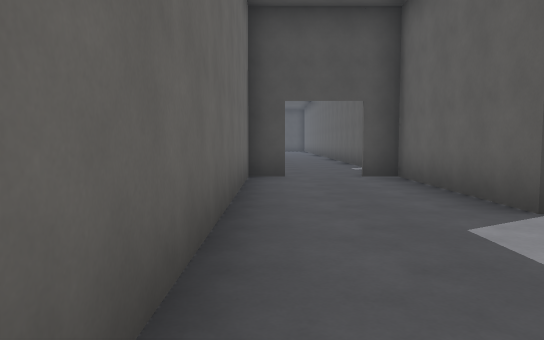
[1] (above)

24 first-person views from a walk through a 3-D level made in the Godot game engine. The camera is 1.3 m above the floor, tilts 4° down and sees 70° across. Doors that lead somewhere are drawn open, without their leaves. The floor is counted in squares, 2 m on a side. Each view is taken from the middle of a square. On the plan, view 1 faces up. The plan holds only what a view shows up to about 11 squares ahead; the rest is blank. The place goes on beyond the plan. Surface patterns are stand-ins for the level's own textures.

[2]
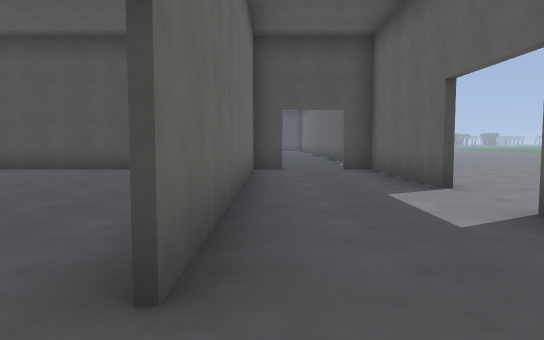

[3]
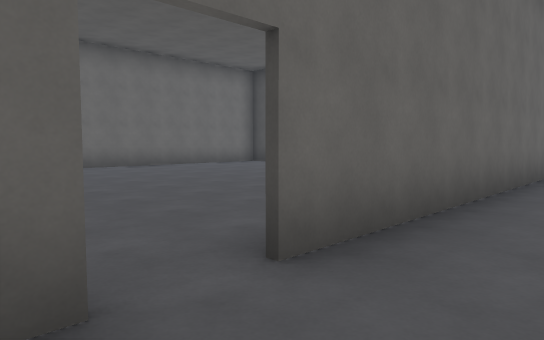

[4]
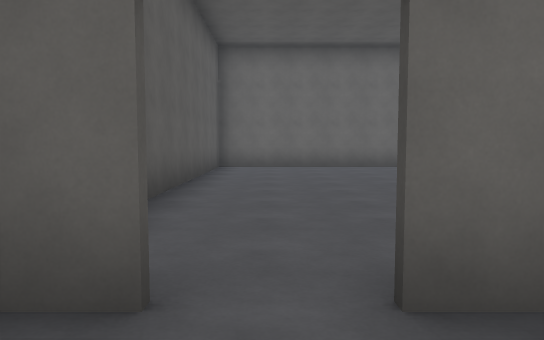

[5]
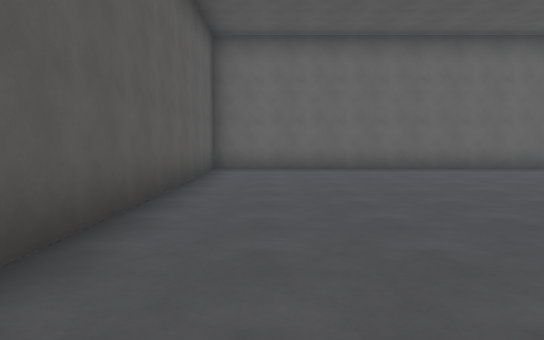

[6]
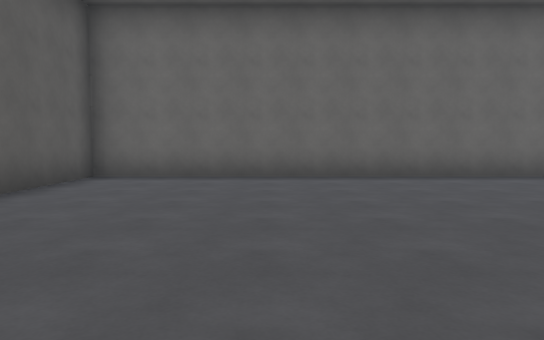

[7]
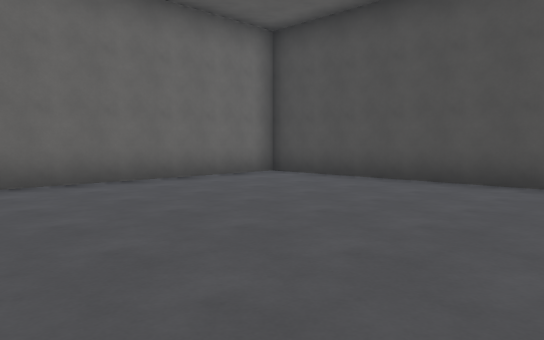

[8]
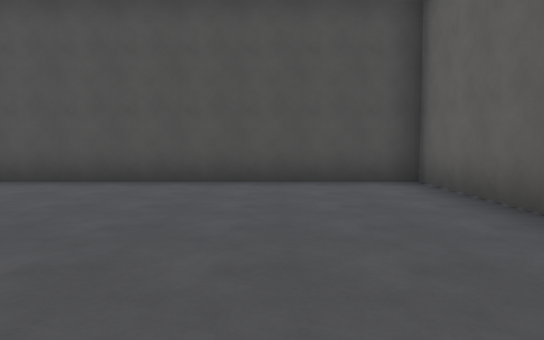

[9]
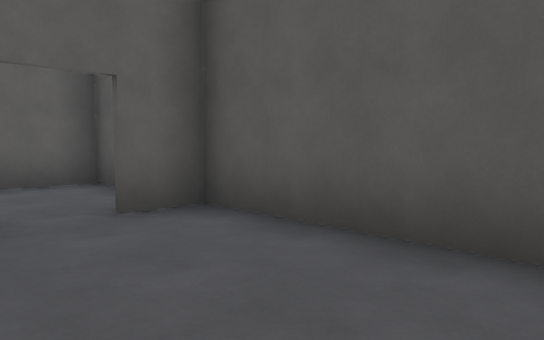

[10]
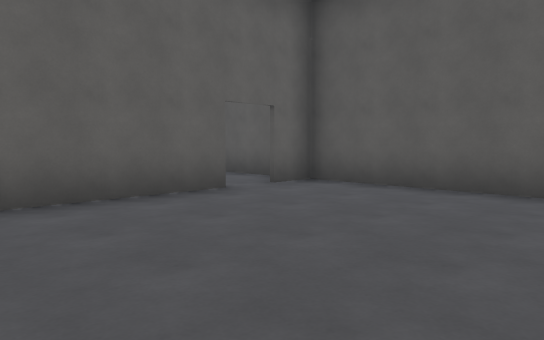

[11]
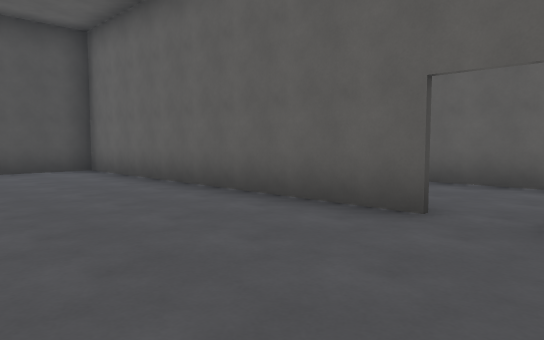

[12]
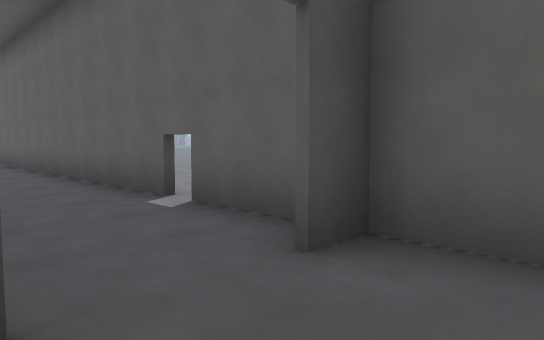

[13]
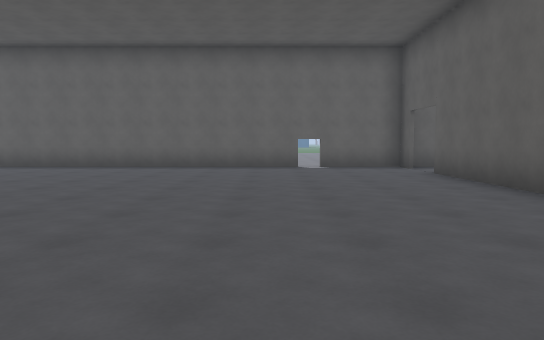

[14]
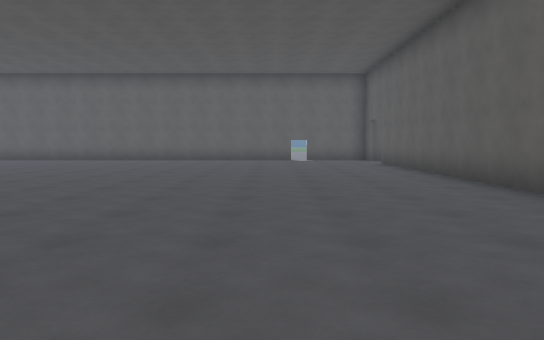

[15]
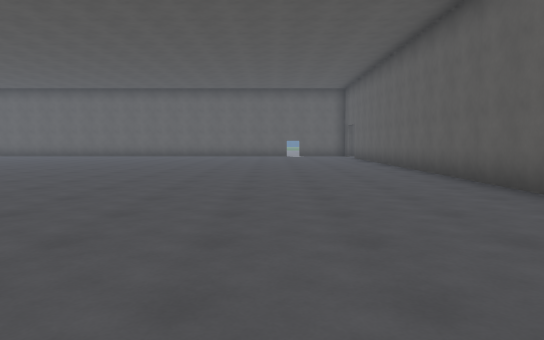

[16]
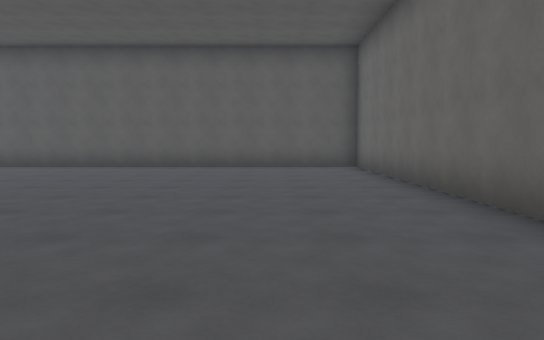

[17]
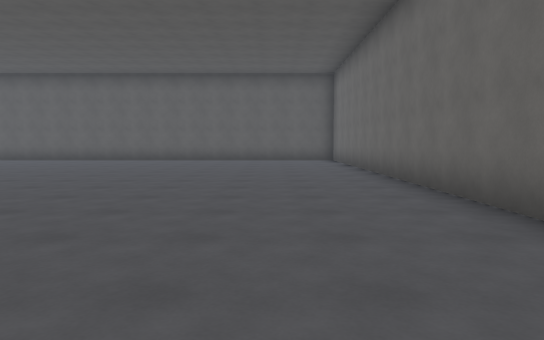

[18]
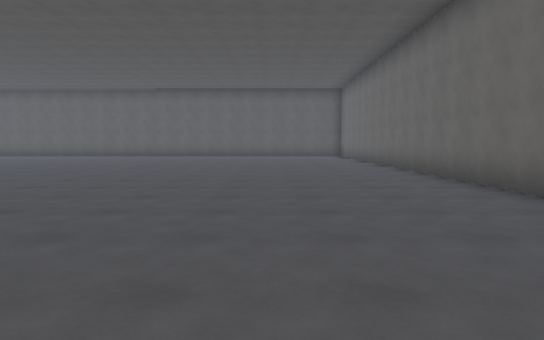

[19]
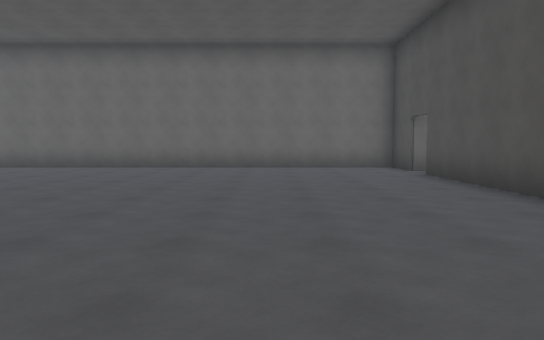

[20]
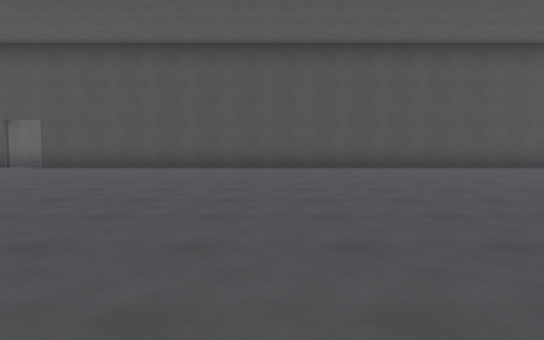

[21]
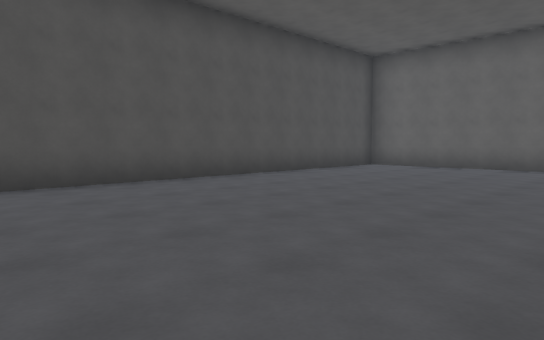

[22]
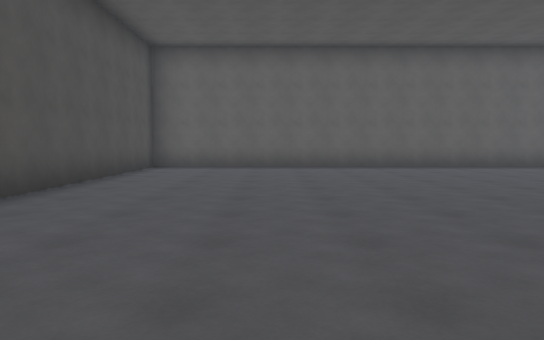

[23]
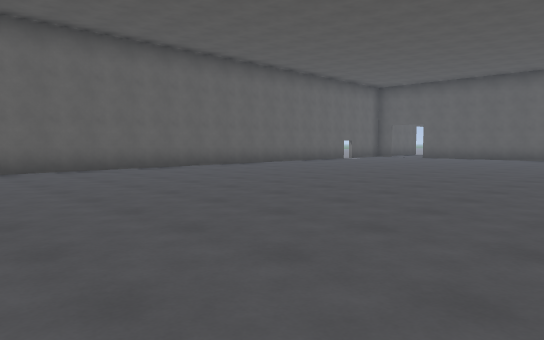

[24]
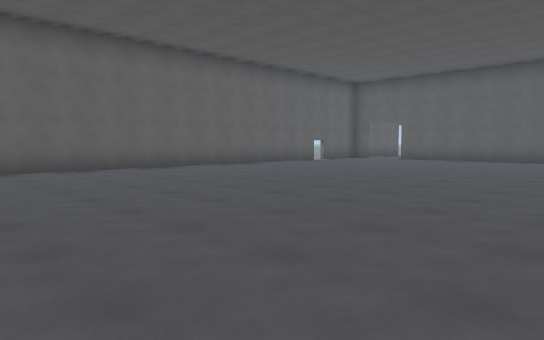

### Floor plan
Ten units are one square. View 1 is at (0, 0); x grows to the right and y downward. Boxes are objects, and circles mark ways between rooms. Rooms are numbered by the first view taken in them; rooms with no view inside come last. Other rooms are left out.
<svg viewBox="-188 -297 217 326">
<path fill="none" stroke="#000" d="M24 -35 24 -75M-4 14 -4 21M4 24 24 24 24 -15M4 -75 -11 -75M-4 -74 -4 5M-5 6 -5 -75M-11 -75 -94 -75 -94 24 -5 24 -5 15M-169 -292 -183 -292 -183 -76 2 -76M24 -75 24 -292 -161 -292"/>
<circle cx="-10" cy="10" r="3" fill="#2a7"/>
<circle cx="10" cy="-75" r="3" fill="#2a7"/>
<text x="10" y="-20">1</text>
<text x="-50" y="-20">2</text>
<text x="-80" y="-180">3</text>
</svg>
Room 1 opens to room 2. Room 1 opens to room 3.

Where each view was taken, in squares from view 1:
view 1: 0 up, 0 right, facing up
view 2: 2 down, 0 right, facing up
view 3: 2 down, 1 right, facing up-left
view 4: 1 down, 1 right, facing left
view 5: 1 down, 0 right, facing left
view 6: 1 up, 2 left, facing left
view 7: 1 up, 3 left, facing up-left
view 8: 1 up, 3 left, facing up
view 9: 0 up, 4 left, facing down-right
view 10: 3 up, 5 left, facing down-right
view 11: 2 down, 4 left, facing up-right
view 12: 6 up, 0 right, facing up-right
view 13: 11 up, 8 left, facing right
view 14: 11 up, 12 left, facing right
view 15: 11 up, 16 left, facing right
view 16: 18 up, 16 left, facing down
view 17: 22 up, 16 left, facing down
view 18: 26 up, 15 left, facing down
view 19: 26 up, 8 left, facing left
view 20: 19 up, 10 left, facing up
view 21: 23 up, 8 left, facing up-right
view 22: 26 up, 8 left, facing right
view 23: 24 up, 7 left, facing down-right
view 24: 22 up, 7 left, facing down-right
